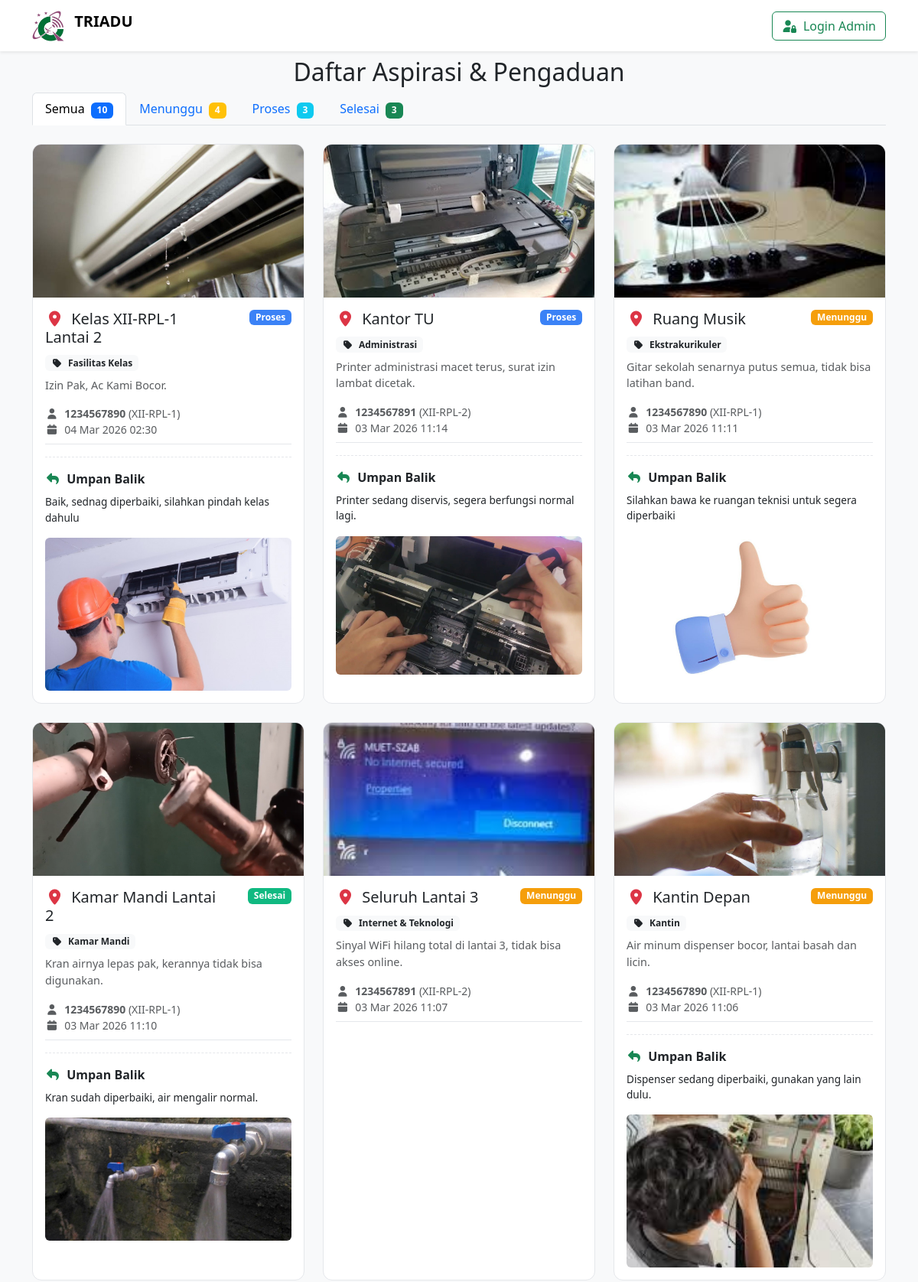
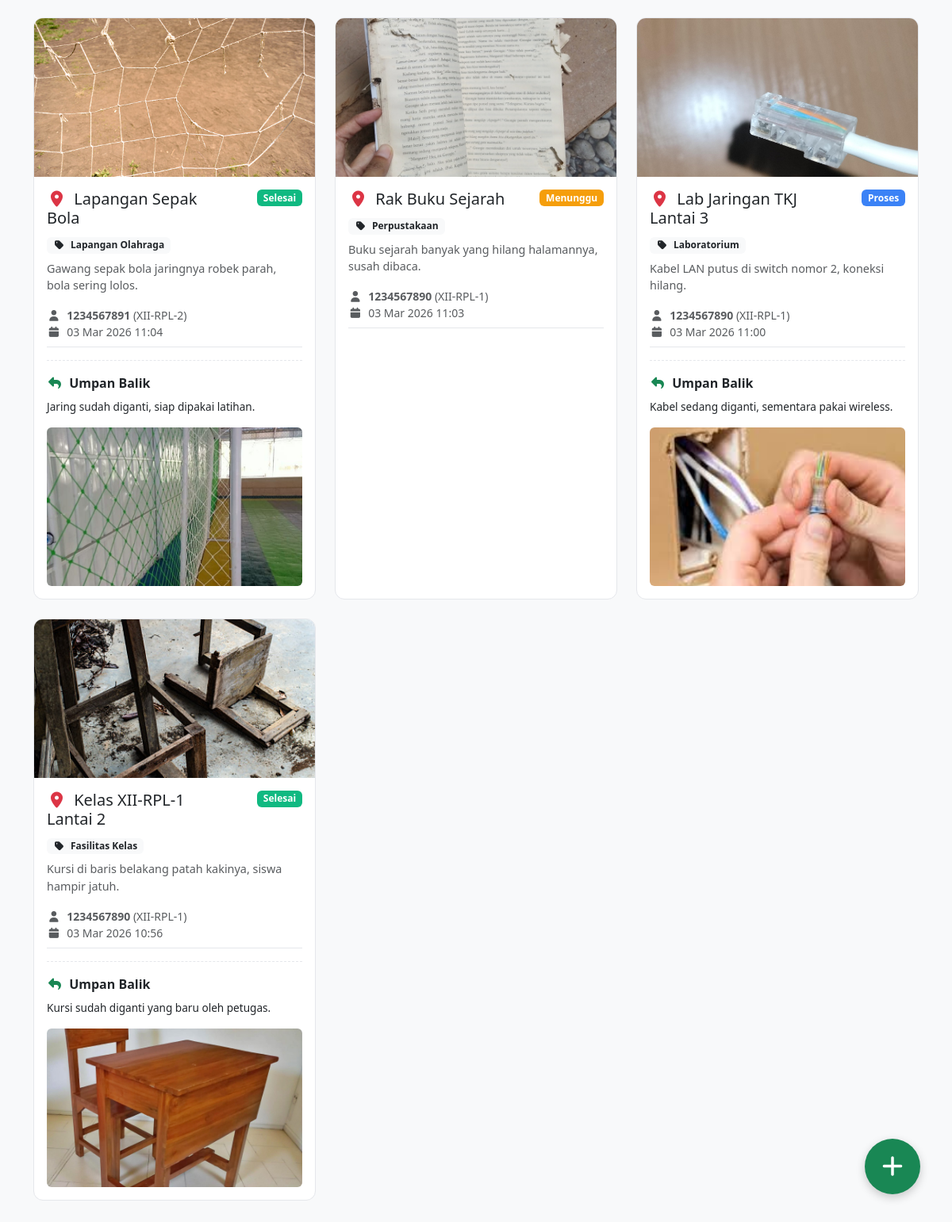
The page / on the database its author committed (2 pictures, top to bottom).
### tables this page shows
CREATE TABLE `aspirasi_syahrilmaimubdy` (
  `id_aspirasi_syahrilmaimubdy` int NOT NULL,
  `nis_syahrilmaimubdy` int DEFAULT NULL,
  `id_kategori_syahrilmaimubdy` int DEFAULT NULL,
  `lokasi_syahrilmaimubdy` varchar(100) DEFAULT NULL,
  `keterangan_syahrilmaimubdy` text,
  `gambar_syahrilmaimubdy` varchar(255) DEFAULT NULL,
  `tanggal_syahrilmaimubdy` datetime DEFAULT CURRENT_TIMESTAMP,
  `status_syahrilmaimubdy` enum('Menunggu','Proses','Selesai') DEFAULT 'Menunggu',
  `feedback_syahrilmaimubdy` text,
  `feedback_gambar_syahrilmaimubdy` varchar(255) DEFAULT NULL
);

CREATE TABLE `kategori_syahrilmaimubdy` (
  `id_kategori_syahrilmaimubdy` int NOT NULL,
  `nama_kategori_syahrilmaimubdy` varchar(50) NOT NULL
);

CREATE TABLE `siswa_syahrilmaimubdy` (
  `nis_syahrilmaimubdy` int NOT NULL,
  `kelas_syahrilmaimubdy` varchar(10) NOT NULL
);

### application/controllers/Siswa.php (called while the page is built, shortened)
<?php
class Siswa extends CI_Controller
{
    public function __construct()
    {
        $this->load->model(['aspirasi_model', 'siswa_model', 'kategori_model']);
        $this->load->library('upload');
    }
    public function index()
    {
        $search_id = $this->input->get('search_id', TRUE);
        $category_id = $this->input->get('category', TRUE);
        $data['search_id'] = $search_id;
        $data['selected_category'] = $category_id;
        $data['kategori'] = $this->kategori_model->get_all();
        if (!empty($search_id)) {
            $result = $this->aspirasi_model->get_by_id($search_id);
            $data['aspirasi'] = $result ? [$result] : [];
        } else {
            $data['aspirasi'] = $this->aspirasi_model->get_all(NULL, $category_id);
        }
        if ($this->session->userdata('siswa')) {
            $data['title'] = 'Semua Aspirasi';
            $this->load->view('templates/header_siswa', $data);
            $this->load->view('siswa/dashboard_aspirasi', $data);
            $this->load->view('templates/footer_siswa');
        } else {
            $this->load->view('welcome_guest', $data);
        }
    }
}

### index.php (called while the page is built, shortened)
<?php
require_once BASEPATH.'core/CodeIgniter.php';

### application/models/Aspirasi_model.php (called while the page is built, shortened)
<?php
class Aspirasi_model extends CI_Model
{
    private function _set_select_join()
    {
        $this->db->select('a.id_aspirasi_syahrilmaimubdy as id_aspirasi, a.nis_syahrilmaimubdy as nis, a.id_kategori_syahrilmaimubdy as id_kategori, a.lokasi_syahrilmaimubdy as lokasi, a.keterangan_syahrilmaimubdy as keterangan, a.gambar_syahrilmaimubdy as gambar, a.tanggal_syahrilmaimubdy as tanggal, a.status_syahrilmaimubdy as status, a.feedback_syahrilmaimubdy as feedback, a.feedback_gambar_syahrilmaimubdy as feedback_gambar, s.kelas_syahrilmaimubdy as kelas, k.nama_kategori_syahrilmaimubdy as nama_kategori');
        $this->db->from(self::TABLE . ' a');
        $this->db->join('siswa_syahrilmaimubdy s', 'a.nis_syahrilmaimubdy = s.nis_syahrilmaimubdy', 'left');
        $this->db->join('kategori_syahrilmaimubdy k', 'a.id_kategori_syahrilmaimubdy = k.id_kategori_syahrilmaimubdy', 'left');
    }
    public function get_all($limit = NULL, $category_id = NULL)
    {
        $this->db->order_by('a.tanggal_syahrilmaimubdy', 'DESC');
        return $this->db->get()->result();
    }
}

### application/views/guest_aspirasi_card.php (the view, shortened to what this page needs)
<div class="card card-aspirasi h-100">
    <?php if ($a->gambar): ?>
        <div class="image-container">
            <img src="<?= base_url('uploads/aspirasi/' . htmlspecialchars($a->gambar)) ?>"
                alt="<?= htmlspecialchars($a->lokasi) ?>"
                loading="lazy">
        </div>
    <?php else: ?>
        <div class="image-container" style="background: linear-gradient(135deg, #667eea 0%, #764ba2 100%);">
            <i class="fas fa-image" style="font-size: 3rem; color: rgba(255,255,255,0.3);"></i>
        </div>
    <?php endif; ?>
    <div class="card-body">
        <div class="d-flex justify-content-between align-items-start mb-2">
            <h5 class="card-title mb-0" style="max-width: 70%;">
                <i class="fas fa-map-marker-alt text-danger me-1"></i>
                <?= htmlspecialchars($a->lokasi) ?>
            </h5>
            <span class="badge badge-<?=
                                        ($a->status == 'Selesai' ? 'selesai' : ($a->status == 'Proses' ? 'proses' : 'menunggu'))
                                        ?>">
                <?= $a->status ?>
            </span>
        </div>
        <p class="mb-2">
            <small class="badge bg-light text-dark">
                <i class="fas fa-tag me-1"></i> <?= htmlspecialchars($a->nama_kategori ?? 'Umum') ?>
            </small>
        </p>
        <p class="card-text text-muted" style="font-size: 0.9rem; min-height: 10px;">
            <?= substr(htmlspecialchars($a->keterangan), 0, 100) ?>
        </p>
        <div class="mb-2 pb-2" style="border-bottom: 1px solid #e5e7eb;">
            <small class="text-muted d-block">
                <i class="fas fa-user me-1"></i>
                <strong><?= htmlspecialchars($a->nis) ?></strong>
                (<?= htmlspecialchars($a->kelas) ?>)
            </small>
            <small class="text-muted d-block">
                <i class="fas fa-calendar me-1"></i>
                <?= date('d M Y H:i', strtotime($a->tanggal)) ?>
            </small>
        </div>
        <?php if ($a->feedback): ?>
            <div class="feedback-section">
                <strong class="d-block mb-2">
                    <i class="fas fa-reply text-success me-1"></i> Umpan Balik
                </strong>
                <p class="mb-2" style="font-size: 0.85rem;">
                    <?= nl2br(htmlspecialchars(substr($a->feedback, 0, 150))) ?>
                </p>
                <?php if ($a->feedback_gambar): ?>
                    <img src="<?= base_url('uploads/feedback/' . htmlspecialchars($a->feedback_gambar)) ?>"
                        alt="Feedback"
                        class="img-fluid rounded mt-2"
                        style="max-height: 200px; width: 100%; object-fit: cover;"
                        loading="lazy">
                <?php endif; ?>
            </div>
        <?php endif; ?>
    </div>
</div>

### application/views/welcome_guest.php (shortened to what this page needs)
<!DOCTYPE html>
<html lang="en">
<head>
    <link rel="stylesheet" href="<?= base_url('assets/css/bootstrap.min.css') ?>">
    <link rel="stylesheet" href="<?= base_url('assets/fontawesome/css/all.min.css') ?>">
    <link rel="stylesheet" href="https://cdnjs.cloudflare.com/ajax/libs/font-awesome/7.0.1/css/all.min.css">
    <link rel="stylesheet" href="<?= base_url('assets/css/aos.css') ?>">
</head>
<body>
<header>
    <nav class="navbar navbar-expand-lg navbar-light bg-white sticky-top shadow-sm">
        <div class="container">
            <a class="navbar-brand" href="<?= base_url() ?>">
                <img src="<?= base_url('assets/images/logo.webp') ?>" alt="Logo" class="d-inline-block align-text-top me-2">
                <span class="fw-bold">TRIADU</span>
            </a>
            <div class="ms-auto">
                <a href="<?= base_url('admin') ?>" class="btn btn-outline-success">
                    <i class="fas fa-user-lock me-2"></i>Login Admin
                </a>
            </div>
        </div>
    </nav>
</header>
<main class="py-2">
    <div class="container">
        <h2 class="text-center mb-2">Daftar Aspirasi & Pengaduan</h2>
        <?php if (!empty($aspirasi)): ?>
            <ul class="nav nav-tabs mb-4" id="statusTabs" role="tablist" data-aos="fade-up">
                <li class="nav-item" role="presentation">
                    <button class="nav-link active" id="semua-tab" data-toggle="tab" data-target="#semua" type="button" role="tab">
                        Semua <span class="badge bg-primary ms-1"><?= count($aspirasi) ?></span>
                    </button>
                </li>
                <li class="nav-item" role="presentation">
                    <button class="nav-link" id="menunggu-tab" data-toggle="tab" data-target="#menunggu" type="button" role="tab">
                        Menunggu <span class="badge bg-warning ms-1">
                            <?= count(array_filter($aspirasi, function($a) { return $a->status == 'Menunggu'; })) ?>
                        </span>
                    </button>
                </li>
                <li class="nav-item" role="presentation">
                    <button class="nav-link" id="proses-tab" data-toggle="tab" data-target="#proses" type="button" role="tab">
                        Proses <span class="badge bg-info ms-1">
                            <?= count(array_filter($aspirasi, function($a) { return $a->status == 'Proses'; })) ?>
                        </span>
                    </button>
                </li>
                <li class="nav-item" role="presentation">
                    <button class="nav-link" id="selesai-tab" data-toggle="tab" data-target="#selesai" type="button" role="tab">
                        Selesai <span class="badge bg-success ms-1">
                            <?= count(array_filter($aspirasi, function($a) { return $a->status == 'Selesai'; })) ?>
                        </span>
                    </button>
                </li>
            </ul>
            <div class="tab-content" id="statusTabsContent">
                <div class="tab-pane fade show active" id="semua" role="tabpanel">
                    <div class="row">
                        <?php foreach ($aspirasi as $a): ?>
                            <div class="col-md-6 col-lg-4 mb-4" data-aos="fade-up" data-aos-delay="<?= rand(100, 300) ?>">
                                <?php include('guest_aspirasi_card.php'); ?>
                            </div>
                        <?php endforeach; ?>
                    </div>
                </div>
                        <?php
                        $menunggu = array_filter($aspirasi, function($a) { return $a->status == 'Menunggu'; });
                        ?>
                        <?php if (!empty($menunggu)): ?>
                            <?php foreach ($menunggu as $a): ?>
                                    <?php include('guest_aspirasi_card.php'); ?>
                            <?php endforeach; ?>
                        <?php endif; ?>
                        <?php
                        $proses = array_filter($aspirasi, function($a) { return $a->status == 'Proses'; });
                        ?>
                        <?php if (!empty($proses)): ?>
                            <?php foreach ($proses as $a): ?>
                                    <?php include('guest_aspirasi_card.php'); ?>
                            <?php endforeach; ?>
                        <?php endif; ?>
                        <?php
                        $selesai = array_filter($aspirasi, function($a) { return $a->status == 'Selesai'; });
                        ?>
                        <?php if (!empty($selesai)): ?>
                            <?php foreach ($selesai as $a): ?>
                                    <?php include('guest_aspirasi_card.php'); ?>
                            <?php endforeach; ?>
                        <?php endif; ?>
            </div>
        <?php endif; ?>
    </div>
</main>
<a href="<?= base_url('siswa/login_page') ?>" class="fab" title="Buat Aduan / Login Siswa">
    <i class="fas fa-plus"></i>
</a>
</body>
</html>

### application/views/welcome_guest.php (style rules this page uses)
body { margin: 0; background-color: #f8f9fa; min-height: 100vh; }
.navbar-brand img { max-height: 40px; }
.fab { position: fixed; bottom: 40px; right: 40px; width: 70px; height: 70px; background-color: #198754; border-radius: 50%; display: flex; align-items: center; justify-content: center; box-shadow: 0 4px 12px rgba(0,0,0,0.2); transition: all 0.3s ease-in-out; z-index: 1000; color: #fff; text-decoration: none; }
.fab i { font-size: 28px; }
.card-aspirasi { border: 1px solid #e5e7eb; border-radius: 0.75rem; overflow: hidden; transition: transform 0.3s ease, box-shadow 0.3s ease; }
.image-container { height: 200px; display: flex; align-items: center; justify-content: center; background-color: #f3f4f6; }
.image-container img { width: 100%; height: 100%; object-fit: cover; }
.badge-menunggu { background-color: #f59e0b; color: white; }
.badge-proses { background-color: #3b82f6; color: white; }
.badge-selesai { background-color: #10b981; color: white; }
.feedback-section { margin-top: 1rem; padding-top: 1rem; border-top: 1px dashed #e5e7eb; }

### rows shown on the page
aspirasi_syahrilmaimubdy: gambar_syahrilmaimubdy (picture), lokasi_syahrilmaimubdy "Kelas XII-RPL-1 Lantai 2", status_syahrilmaimubdy "Proses", id_kategori_syahrilmaimubdy.nama_kategori_syahrilmaimubdy "Fasilitas Kelas", keterangan_syahrilmaimubdy "Izin Pak, Ac Kami Bocor.", nis_syahrilmaimubdy "1234567890", siswa_syahrilmaimubdy.kelas_syahrilmaimubdy "XII-RPL-1", tanggal_syahrilmaimubdy "04 Mar 2026 02:30", feedback_syahrilmaimubdy "Baik, sednag diperbaiki, silahkan pindah kelas dahulu", feedback_gambar_syahrilmaimubdy (picture)
aspirasi_syahrilmaimubdy: gambar_syahrilmaimubdy (picture), lokasi_syahrilmaimubdy "Kantor TU", status_syahrilmaimubdy "Proses", id_kategori_syahrilmaimubdy.nama_kategori_syahrilmaimubdy "Administrasi", keterangan_syahrilmaimubdy "Printer administrasi macet terus, surat izin lambat dicetak.", nis_syahrilmaimubdy "1234567891", siswa_syahrilmaimubdy.kelas_syahrilmaimubdy "XII-RPL-2", tanggal_syahrilmaimubdy "03 Mar 2026 11:14", feedback_syahrilmaimubdy "Printer sedang diservis, segera berfungsi normal lagi.", feedback_gambar_syahrilmaimubdy (picture)
aspirasi_syahrilmaimubdy: gambar_syahrilmaimubdy (picture), lokasi_syahrilmaimubdy "Ruang Musik", status_syahrilmaimubdy "Menunggu", id_kategori_syahrilmaimubdy.nama_kategori_syahrilmaimubdy "Ekstrakurikuler", keterangan_syahrilmaimubdy "Gitar sekolah senarnya putus semua, tidak bisa latihan band.", nis_syahrilmaimubdy "1234567890", siswa_syahrilmaimubdy.kelas_syahrilmaimubdy "XII-RPL-1", tanggal_syahrilmaimubdy "03 Mar 2026 11:11", feedback_syahrilmaimubdy "Silahkan bawa ke ruangan teknisi untuk segera diperbaiki", feedback_gambar_syahrilmaimubdy (picture)
aspirasi_syahrilmaimubdy: gambar_syahrilmaimubdy (picture), lokasi_syahrilmaimubdy "Kamar Mandi Lantai 2", status_syahrilmaimubdy "Selesai", id_kategori_syahrilmaimubdy.nama_kategori_syahrilmaimubdy "Kamar Mandi", keterangan_syahrilmaimubdy "Kran airnya lepas pak, kerannya tidak bisa digunakan.", nis_syahrilmaimubdy "1234567890", siswa_syahrilmaimubdy.kelas_syahrilmaimubdy "XII-RPL-1", tanggal_syahrilmaimubdy "03 Mar 2026 11:10", feedback_syahrilmaimubdy "Kran sudah diperbaiki, air mengalir normal.", feedback_gambar_syahrilmaimubdy (picture)
aspirasi_syahrilmaimubdy: gambar_syahrilmaimubdy (picture), lokasi_syahrilmaimubdy "Seluruh Lantai 3", status_syahrilmaimubdy "Menunggu", id_kategori_syahrilmaimubdy.nama_kategori_syahrilmaimubdy "Internet & Teknologi", keterangan_syahrilmaimubdy "Sinyal WiFi hilang total di lantai 3, tidak bisa akses online.", nis_syahrilmaimubdy "1234567891", siswa_syahrilmaimubdy.kelas_syahrilmaimubdy "XII-RPL-2", tanggal_syahrilmaimubdy "03 Mar 2026 11:07"
aspirasi_syahrilmaimubdy: gambar_syahrilmaimubdy (picture), lokasi_syahrilmaimubdy "Kantin Depan", status_syahrilmaimubdy "Menunggu", id_kategori_syahrilmaimubdy.nama_kategori_syahrilmaimubdy "Kantin", keterangan_syahrilmaimubdy "Air minum dispenser bocor, lantai basah dan licin.", nis_syahrilmaimubdy "1234567890", siswa_syahrilmaimubdy.kelas_syahrilmaimubdy "XII-RPL-1", tanggal_syahrilmaimubdy "03 Mar 2026 11:06", feedback_syahrilmaimubdy "Dispenser sedang diperbaiki, gunakan yang lain dulu.", feedback_gambar_syahrilmaimubdy (picture)
aspirasi_syahrilmaimubdy: gambar_syahrilmaimubdy (picture), lokasi_syahrilmaimubdy "Lapangan Sepak Bola", status_syahrilmaimubdy "Selesai", id_kategori_syahrilmaimubdy.nama_kategori_syahrilmaimubdy "Lapangan Olahraga", keterangan_syahrilmaimubdy "Gawang sepak bola jaringnya robek parah, bola sering lolos.", nis_syahrilmaimubdy "1234567891", siswa_syahrilmaimubdy.kelas_syahrilmaimubdy "XII-RPL-2", tanggal_syahrilmaimubdy "03 Mar 2026 11:04", feedback_syahrilmaimubdy "Jaring sudah diganti, siap dipakai latihan.", feedback_gambar_syahrilmaimubdy (picture)
aspirasi_syahrilmaimubdy: gambar_syahrilmaimubdy (picture), lokasi_syahrilmaimubdy "Rak Buku Sejarah", status_syahrilmaimubdy "Menunggu", id_kategori_syahrilmaimubdy.nama_kategori_syahrilmaimubdy "Perpustakaan", keterangan_syahrilmaimubdy "Buku sejarah banyak yang hilang halamannya, susah dibaca.", nis_syahrilmaimubdy "1234567890", siswa_syahrilmaimubdy.kelas_syahrilmaimubdy "XII-RPL-1", tanggal_syahrilmaimubdy "03 Mar 2026 11:03"
aspirasi_syahrilmaimubdy: gambar_syahrilmaimubdy (picture), lokasi_syahrilmaimubdy "Lab Jaringan TKJ Lantai 3", status_syahrilmaimubdy "Proses", id_kategori_syahrilmaimubdy.nama_kategori_syahrilmaimubdy "Laboratorium", keterangan_syahrilmaimubdy "Kabel LAN putus di switch nomor 2, koneksi hilang.", nis_syahrilmaimubdy "1234567890", siswa_syahrilmaimubdy.kelas_syahrilmaimubdy "XII-RPL-1", tanggal_syahrilmaimubdy "03 Mar 2026 11:00", feedback_syahrilmaimubdy "Kabel sedang diganti, sementara pakai wireless.", feedback_gambar_syahrilmaimubdy (picture)
aspirasi_syahrilmaimubdy: gambar_syahrilmaimubdy (picture), lokasi_syahrilmaimubdy "Kelas XII-RPL-1 Lantai 2", status_syahrilmaimubdy "Selesai", id_kategori_syahrilmaimubdy.nama_kategori_syahrilmaimubdy "Fasilitas Kelas", keterangan_syahrilmaimubdy "Kursi di baris belakang patah kakinya, siswa hampir jatuh.", nis_syahrilmaimubdy "1234567890", siswa_syahrilmaimubdy.kelas_syahrilmaimubdy "XII-RPL-1", tanggal_syahrilmaimubdy "03 Mar 2026 10:56", feedback_syahrilmaimubdy "Kursi sudah diganti yang baru oleh petugas.", feedback_gambar_syahrilmaimubdy (picture)

### other values the page prints
count($aspirasi) "10"
